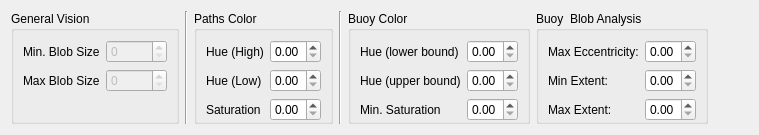
      <widget class="QWidget" name="tabContainerPage2_2">
       <attribute name="title">
        <string>Vision</string>
       </attribute>
       <layout class="QHBoxLayout" name="horizontalLayout_5">
        <item>
         <widget class="QGroupBox" name="groupBox_8">
          <property name="title">
           <string>General Vision</string>
          </property>
          <layout class="QVBoxLayout" name="verticalLayout_4">
           <property name="bottomMargin">
            <number>0</number>
           </property>
           <item>
            <layout class="QFormLayout" name="formLayout_12">
             <item row="0" column="0">
              <widget class="QLabel" name="label_32">
               <property name="text">
                <string>Min. Blob Size</string>
               </property>
              </widget>
             </item>
             <item row="0" column="1">
              <widget class="QSpinBox" name="minBlobSpinBox">
               <property name="enabled">
                <bool>false</bool>
               </property>
               <property name="maximum">
                <number>19200</number>
               </property>
               <property name="singleStep">
                <number>5</number>
               </property>
              </widget>
             </item>
             <item row="1" column="0">
              <widget class="QLabel" name="label_33">
               <property name="text">
                <string>Max Blob Size</string>
               </property>
              </widget>
             </item>
             <item row="1" column="1">
              <widget class="QSpinBox" name="maxBlobSizeSpinBox">
               <property name="enabled">
                <bool>false</bool>
               </property>
               <property name="maximum">
                <number>19200</number>
               </property>
               <property name="singleStep">
                <number>5</number>
               </property>
              </widget>
             </item>
            </layout>
           </item>
          </layout>
         </widget>
        </item>
        <item>
         <widget class="Line" name="line_17">
          <property name="orientation">
           <enum>Qt::Vertical</enum>
          </property>
         </widget>
        </item>
        <item>
         <widget class="QGroupBox" name="groupBox_5">
          <property name="title">
           <string>Paths Color</string>
          </property>
          <layout class="QFormLayout" name="formLayout_6">
           <property name="fieldGrowthPolicy">
            <enum>QFormLayout::AllNonFixedFieldsGrow</enum>
           </property>
           <property name="bottomMargin">
            <number>0</number>
           </property>
           <item row="0" column="0">
            <widget class="QLabel" name="label_10">
             <property name="text">
              <string>Hue (High)</string>
             </property>
            </widget>
           </item>
           <item row="0" column="1">
            <widget class="QDoubleSpinBox" name="pathHueHighSpinBox">
             <property name="maximum">
              <double>1.000000000000000</double>
             </property>
             <property name="singleStep">
              <double>0.050000000000000</double>
             </property>
            </widget>
           </item>
           <item row="1" column="0">
            <widget class="QLabel" name="label_15">
             <property name="text">
              <string>Hue (Low)</string>
             </property>
            </widget>
           </item>
           <item row="1" column="1">
            <widget class="QDoubleSpinBox" name="pathHueLowSpinBox">
             <property name="maximum">
              <double>1.000000000000000</double>
             </property>
             <property name="singleStep">
              <double>0.050000000000000</double>
             </property>
            </widget>
           </item>
           <item row="2" column="0">
            <widget class="QLabel" name="label_23">
             <property name="text">
              <string>Saturation</string>
             </property>
            </widget>
           </item>
           <item row="2" column="1">
            <widget class="QDoubleSpinBox" name="pathSaturationSpinBox">
             <property name="maximum">
              <double>1.000000000000000</double>
             </property>
             <property name="singleStep">
              <double>0.050000000000000</double>
             </property>
            </widget>
           </item>
          </layout>
         </widget>
        </item>
        <item>
         <widget class="Line" name="line_18">
          <property name="orientation">
           <enum>Qt::Vertical</enum>
          </property>
         </widget>
        </item>
        <item>
         <widget class="QGroupBox" name="groupBox_7">
          <property name="title">
           <string>Buoy Color</string>
          </property>
          <property name="flat">
           <bool>false</bool>
          </property>
          <layout class="QFormLayout" name="formLayout_5">
           <property name="fieldGrowthPolicy">
            <enum>QFormLayout::AllNonFixedFieldsGrow</enum>
           </property>
           <property name="bottomMargin">
            <number>0</number>
           </property>
           <item row="1" column="0">
            <widget class="QLabel" name="label_7">
             <property name="text">
              <string>Hue (lower bound)</string>
             </property>
            </widget>
           </item>
           <item row="2" column="0">
            <widget class="QLabel" name="label_8">
             <property name="text">
              <string>Hue (upper bound)</string>
             </property>
            </widget>
           </item>
           <item row="1" column="1">
            <widget class="QDoubleSpinBox" name="buoyHueHighSpinBox">
             <property name="maximum">
              <double>1.000000000000000</double>
             </property>
             <property name="singleStep">
              <double>0.050000000000000</double>
             </property>
            </widget>
           </item>
           <item row="2" column="1">
            <widget class="QDoubleSpinBox" name="buoyHueLowSpinBox">
             <property name="maximum">
              <double>1.000000000000000</double>
             </property>
             <property name="singleStep">
              <double>0.050000000000000</double>
             </property>
            </widget>
           </item>
           <item row="3" column="0">
            <widget class="QLabel" name="label_5">
             <property name="text">
              <string>Min. Saturation</string>
             </property>
            </widget>
           </item>
           <item row="3" column="1">
            <widget class="QDoubleSpinBox" name="buoySaturationSpinBox">
             <property name="maximum">
              <double>1.000000000000000</double>
             </property>
             <property name="singleStep">
              <double>0.050000000000000</double>
             </property>
            </widget>
           </item>
          </layout>
         </widget>
        </item>
        <item>
         <widget class="QGroupBox" name="groupBox_14">
          <property name="title">
           <string>Buoy  Blob Analysis</string>
          </property>
          <layout class="QFormLayout" name="formLayout_13">
           <property name="bottomMargin">
            <number>0</number>
           </property>
           <item row="0" column="0">
            <widget class="QLabel" name="label_31">
             <property name="text">
              <string>Max Eccentricity:</string>
             </property>
            </widget>
           </item>
           <item row="0" column="1">
            <widget class="QDoubleSpinBox" name="buoyEccentSpinBox">
             <property name="enabled">
              <bool>true</bool>
             </property>
             <property name="maximum">
              <double>1.000000000000000</double>
             </property>
             <property name="singleStep">
              <double>0.050000000000000</double>
             </property>
            </widget>
           </item>
           <item row="1" column="0">
            <widget class="QLabel" name="label_34">
             <property name="text">
              <string>Min Extent:</string>
             </property>
            </widget>
           </item>
           <item row="1" column="1">
            <widget class="QDoubleSpinBox" name="buoyMinExtentSpinBox">
             <property name="enabled">
              <bool>true</bool>
             </property>
             <property name="maximum">
              <double>1.000000000000000</double>
             </property>
             <property name="singleStep">
              <double>0.050000000000000</double>
             </property>
            </widget>
           </item>
           <item row="2" column="0">
            <widget class="QLabel" name="label_18">
             <property name="text">
              <string>Max Extent:</string>
             </property>
            </widget>
           </item>
           <item row="2" column="1">
            <widget class="QDoubleSpinBox" name="buoyMaxExtentSpinBox">
             <property name="maximum">
              <double>1.000000000000000</double>
             </property>
             <property name="singleStep">
              <double>0.050000000000000</double>
             </property>
            </widget>
           </item>
          </layout>
         </widget>
        </item>
        <item>
         <spacer name="horizontalSpacer">
          <property name="orientation">
           <enum>Qt::Horizontal</enum>
          </property>
          <property name="sizeHint" stdset="0">
           <size>
            <width>40</width>
            <height>20</height>
           </size>
          </property>
         </spacer>
        </item>
       </layout>
      </widget>
